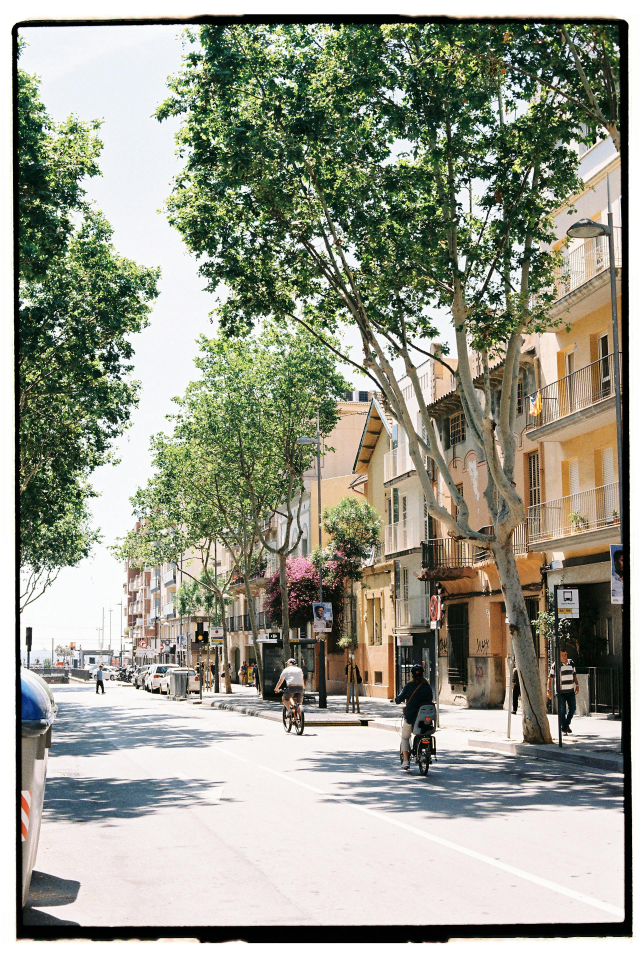
#> input picture TOI/Lab_2/image.jpg, 1920 x 2870 px, given in place of image_1.bmp, which was not available (shown at 1/3 size)
$ python lab_1.py
#> lines starting #> are read from the running program, lines starting #| are printed output that depends on the picture; pictures that were not available may be replaced by others from this repository, and a replacement may not be noted
from PIL import Image
from collections import Counter
from skimage.measure import shannon_entropy
import matplotlib.pyplot as plt
import math

def calculate_entropy(image):
    image = image.convert('L')
    pixels = list(image.getdata())
    histogram = Counter(pixels)
    total_pixels = len(pixels)
    entropy = 0
    for count in histogram.values():
        probability = count / total_pixels
        if probability > 0:
            entropy -= probability * math.log2(probability)
    return entropy

def print_histogram_and_etropy(image):
    image = image.convert('L')
    pixels = list(image.getdata())
    histogram = Counter(pixels)
    pixel_values = list(histogram.keys())
    frequencies = list(histogram.values())
    plt.figure(figsize = (10, 5))
    plt.bar(pixel_values, frequencies, width=1.0, color='black')
    plt.title('Image Histogram')
    plt.xlabel('Pixel Value')
    plt.ylabel('Frequency')
    plt.text(0.5, 0.95, "Manual Entropy: " + str(round(calculate_entropy(image), 2)),
             fontsize=12, color='black', ha='right', va='top',
             transform=plt.gca().transAxes)
    plt.text(0.5, 0.90, "Built-in Entropy: " + str(round(shannon_entropy(image), 2)),
             fontsize=12, color='black', ha='right', va='top',
             transform=plt.gca().transAxes)
    plt.show()

image = Image.open('D:/Programming/PythonApplications/TOI/Lab_1/image_1.bmp')
#> image is the input picture: PIL image 1920x2870 RGB; mean R, G, B 152.2, 153.8, 138.9
print_histogram_and_etropy(image)
#> in print_histogram_and_etropy, `image = image.convert('L')`:
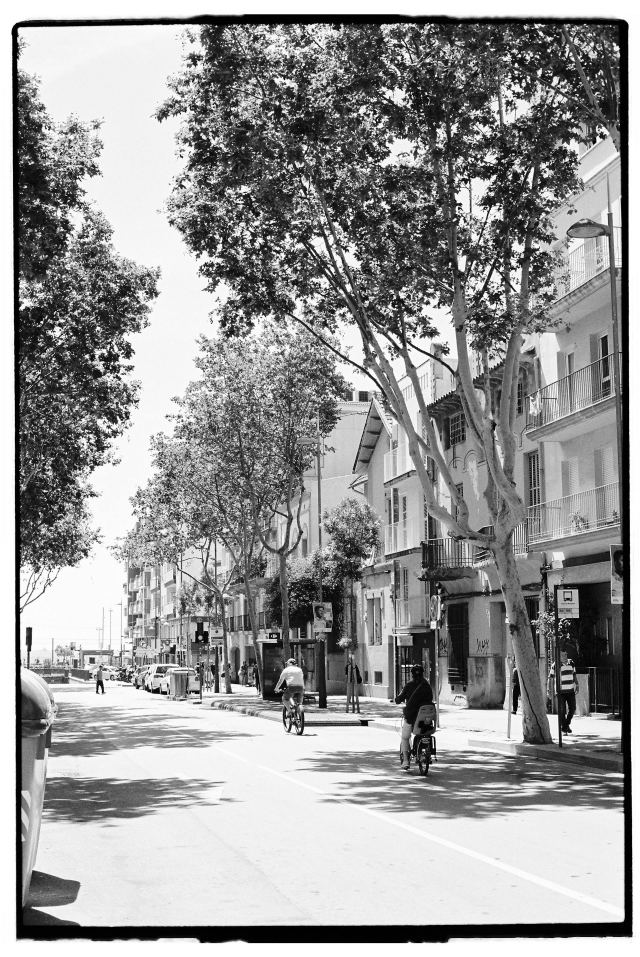
#> image: PIL image 1920x2870 L (shown at 1/3 size); min 0, max 255, mean 151.6
#> in print_histogram_and_etropy, `pixels = list(image.getdata())`: pixels = 5510400 items
#> in print_histogram_and_etropy, `histogram = Counter(pixels)`: histogram = 256 items
#> in print_histogram_and_etropy, `pixel_values = list(histogram.keys())`: pixel_values = 256 values, max 255 at index 0, min 0 at index 96, mean 127.5
#> in print_histogram_and_etropy, `frequencies = list(histogram.values())`: frequencies = 256 values, max 250767 at index 0, min 11115 at index 171, mean 21525
#> in calculate_entropy, `pixels = list(image.getdata())`: pixels = 5510400 items
#> in calculate_entropy, `histogram = Counter(pixels)`: histogram = 256 items
#> in calculate_entropy, `total_pixels = len(pixels)`: total_pixels = 5510400
#> the loop in calculate_entropy, `for count in histogram.values():` made 256 passes
#> (count, probability, entropy) on passes 1 to 12: (250767, 0.0455, 0.203), (86784, 0.0157, 0.297), (58580, 0.0106, 0.367), (57001, 0.0103, 0.435), (76612, 0.0139, 0.521), (54555, 0.0099, 0.587), (93398, 0.0169, 0.686), (70987, 0.0129, 0.767), (51419, 0.00933, 0.83), (88029, 0.016, 0.926), (81271, 0.0147, 1.02), (100924, 0.0183, 1.12)
#> (probability, entropy) on passes 61 to 66: (0.00233, 2.82), (0.00231, 2.84), (0.00224, 2.86), (0.00207, 2.88), (0.00205, 2.9), (0.00204, 2.91)
#> after the loop in calculate_entropy, `for count in histogram.values():`: entropy = 7.55
#> in print_histogram_and_etropy, `plt.show()`:
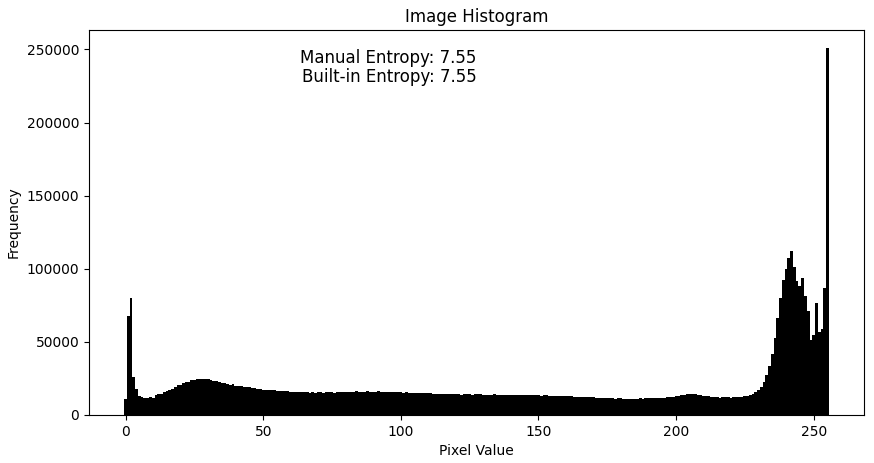
#> figure drawn by matplotlib, 1 panel; tallest bar 250767 high, from x = 254.5 to 255.5
image = Image.open('D:/Programming/PythonApplications/TOI/Lab_1/image_2.png')
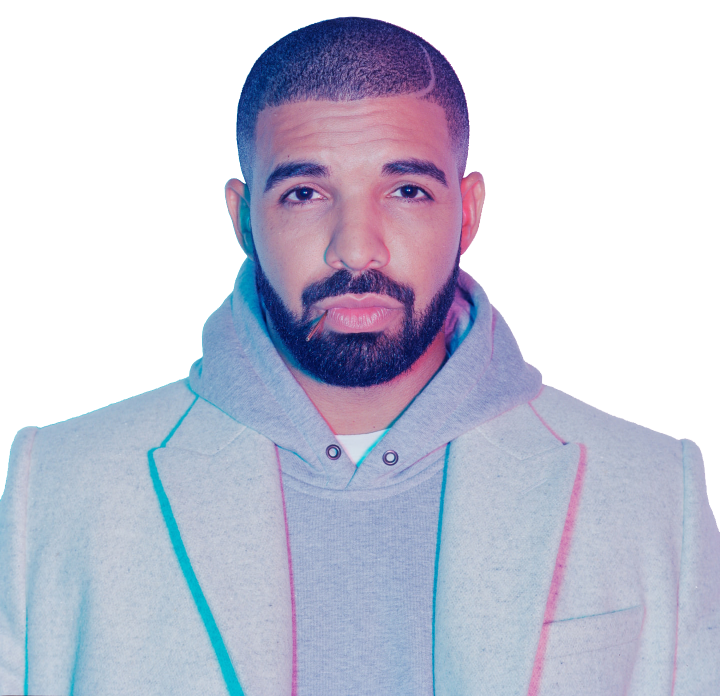
#> input picture TOI/Lab_1/image_2.png, 1440 x 1392 px, found by its file name (shown at 1/2 size)
#> image is the input picture: PIL image 1440x1392 RGBA; mean R, G, B, A 197.7, 199.6, 215.7, 152.7
print_histogram_and_etropy(image)
#> in print_histogram_and_etropy (call 2), `image = image.convert('L')`:
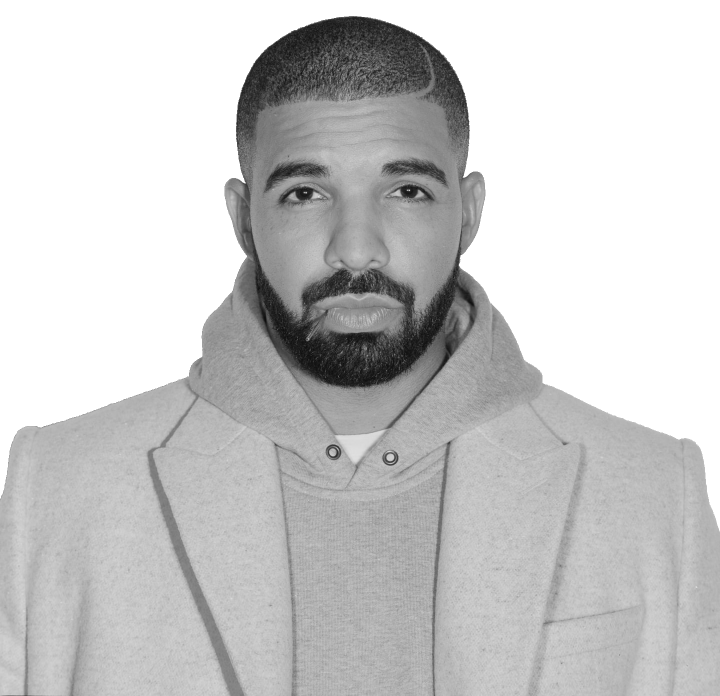
#> image: PIL image 1440x1392 L (shown at 1/2 size); min 7, max 255, mean 200.9
#> in print_histogram_and_etropy (call 2), `pixels = list(image.getdata())`: pixels = 2004480 items
#> in print_histogram_and_etropy (call 2), `histogram = Counter(pixels)`: histogram = 225 items
#> in print_histogram_and_etropy (call 2), `pixel_values = list(histogram.keys())`: pixel_values = 225 values, max 255 at index 0, min 7 at index 213, mean 121.3
#> in print_histogram_and_etropy (call 2), `frequencies = list(histogram.values())`: frequencies = 225 values, max 801860 at index 0, min 1 at index 203, mean 8908.8
#> the loop in calculate_entropy (call 2), `for count in histogram.values():` made 225 passes
#> (count, probability, entropy) on passes 1 to 12: (801860, 0.4, 0.529), (3056, 0.00152, 0.543), (3598, 0.00179, 0.559), (4143, 0.00207, 0.578), (1924, 0.00096, 0.587), (2524, 0.00126, 0.6), (2647, 0.00132, 0.612), (3412, 0.0017, 0.628), (2768, 0.00138, 0.641), (3432, 0.00171, 0.657), (8635, 0.00431, 0.691), (8495, 0.00424, 0.724)
#> (probability, entropy) on passes 61 to 66: (0.000924, 1.27), (0.000938, 1.28), (0.000919, 1.29), (0.000947, 1.3), (0.000924, 1.31), (0.000914, 1.31)
#> in print_histogram_and_etropy (call 2), `plt.show()`:
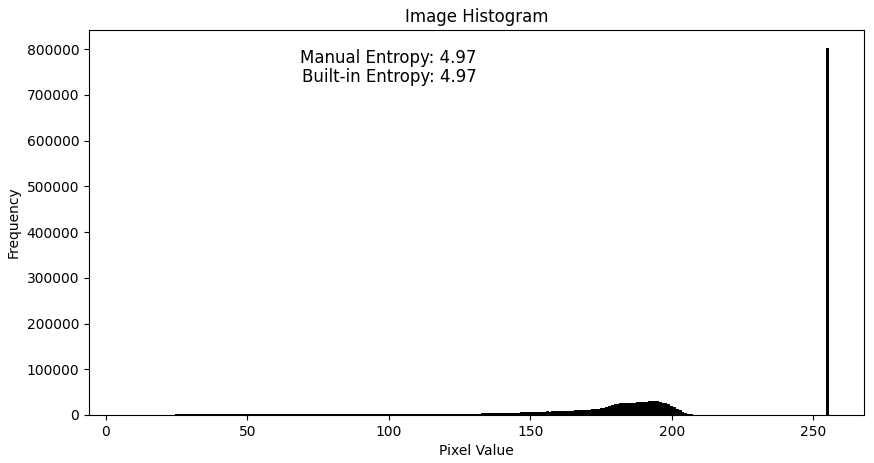
#> figure drawn by matplotlib, 1 panel; tallest bar 801860 high, from x = 254.5 to 255.5
image = Image.open('D:/Programming/PythonApplications/TOI/Lab_1/image_3.jpg')
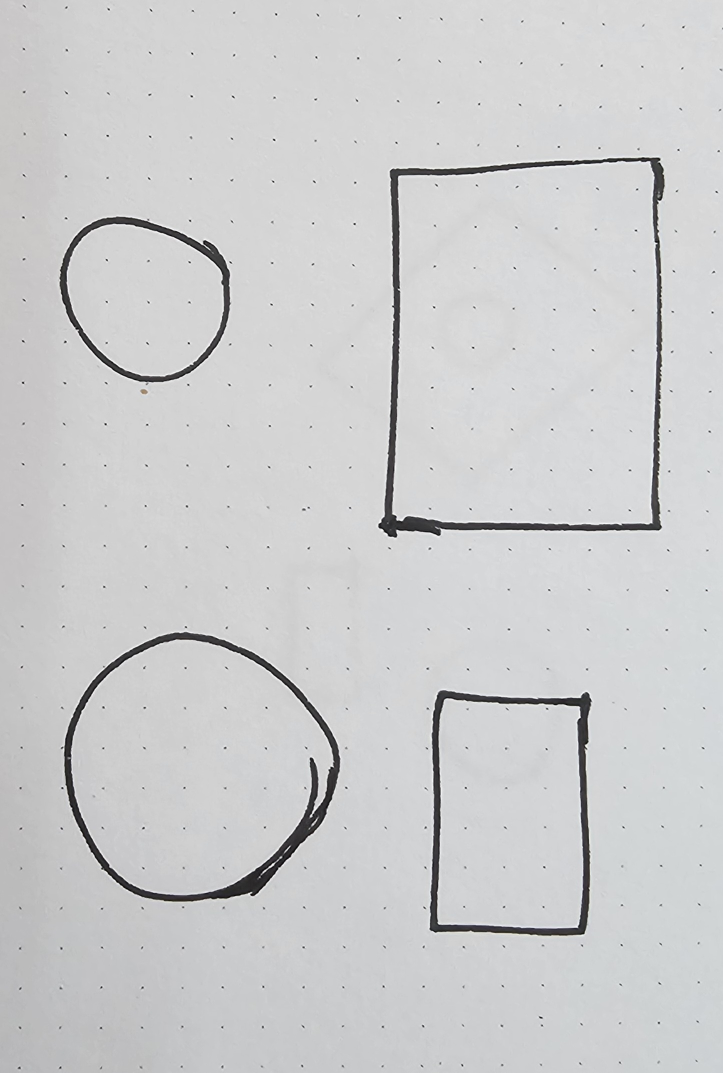
#> input picture BoAI/Lab_4/test_images/test_0.jpg, 1446 x 2145 px, given in place of image_3.jpg, which was not available (shown at 1/2 size)
#> image is the input picture: PIL image 1446x2145 RGB; mean R, G, B 204.2, 204.7, 205.6
print_histogram_and_etropy(image)
#> in print_histogram_and_etropy (call 3), `pixels = list(image.getdata())`: pixels = 3101670 items
#> in print_histogram_and_etropy (call 3), `histogram = Counter(pixels)`: histogram = 256 items
#> in print_histogram_and_etropy (call 3), `pixel_values = list(histogram.keys())`: pixel_values = 256 values, max 255 at index 244, min 0 at index 254, mean 127.5
#> in print_histogram_and_etropy (call 3), `frequencies = list(histogram.values())`: frequencies = 256 values, max 280699 at index 16, min 15 at index 254, mean 12115.9
#> in print_histogram_and_etropy (call 3), `plt.show()`:
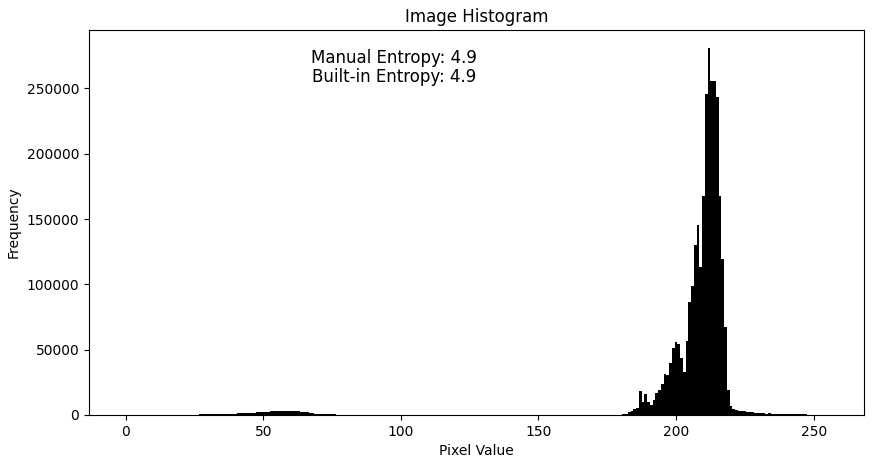
#> figure drawn by matplotlib, 1 panel; tallest bar 280699 high, from x = 211.5 to 212.5
